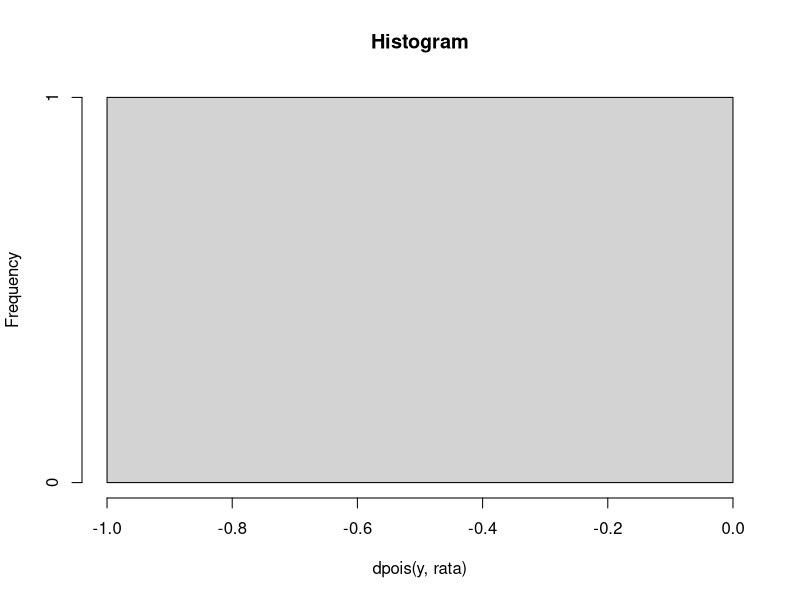

Write the R code that produced this figure.
#soal 3

#A
y = 6
rata = 4.5
dpois(y,rata)

#B
y = 365
hist(dpois(y, rata), main = "Histogram")



#D
mean = var = rata
mean
var